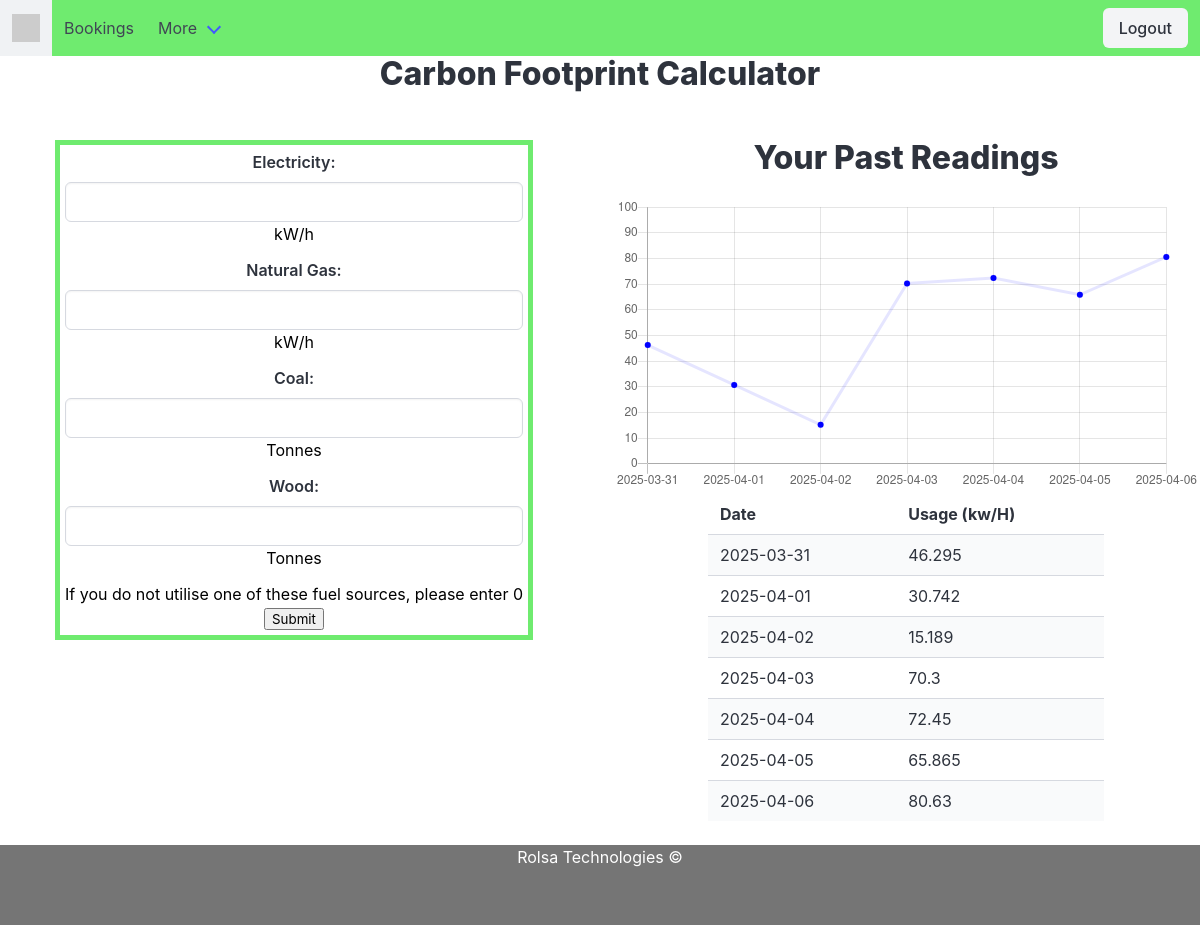
Page /carbon-footprint (signed in) on the committed database.
### tables this page shows
CREATE TABLE footprint (date DATE, user_ID INTEGER, usage DOUBLE);

### app.py (the view)
@app.route('/carbon-footprint')
@login_required
def footprint():
    con = sqlite3.connect('rolsa.db')
    con.row_factory = lambda cursor, row: row[0]
    cur = con.cursor()
    cur.execute("SELECT * FROM footprint WHERE user_ID = (?) AND date = (?)", (current_user.get_id(), date.today()))        # checks if there is a record for today
    completed = cur.fetchone()
    cur.execute("SELECT date FROM footprint WHERE user_ID = (?)", (current_user.get_id(),))     # fetches dates for use in chart in the footprint.html
    x = cur.fetchall()
    cur.execute("SELECT usage FROM footprint WHERE user_ID = (?)", (current_user.get_id(),))    # fetches footprint data for use in chart in the footprint.html
    y = cur.fetchall()
    if completed == None:       # depending on whether there is a record for today, the html page will load differently
        return render_template("footprint.html", x = x, y = y)
    else:
        return render_template("footprint.html", completed = True, x = x, y = y)

### app.py (called while the page is built)
@log_manager.user_loader        # loads user info such as id
def load_user(user_id):
   con = sqlite3.connect('rolsa.db')
   curs = con.cursor()
   curs.execute("SELECT * from login where user_ID = (?)",[user_id])
   liUser = curs.fetchone()
   if liUser is None:
      return None
   else:
      return User(int(liUser[0]), liUser[1], liUser[2])

### templates/footprint.html
{% extends 'base.html' %}
{% block content %}
<h1 class="title">Carbon Footprint Calculator</h1>
<br>
<div class="columns">
    <div class="column">
        {% if completed == True %}
            <h2 class="is-centered">You have registered your readings for today.</h2>
        {% else %}
            <form action="/carbon-footprint" method="POST" class="form">
                <div class="field">
                    <label for="electric" class="label">Electricity:</label>
                    <input type="number" name="electric" id="electric" class="input" required> <p>kW/h</p>
                </div>
                <div class="field">
                    <label for="gas" class="label">Natural Gas:</label>
                    <input type="number" name="gas" id="gas" class="input" required> <p>kW/h</p>
                </div>
                <div class="field">
                    <label for="coal" class="label">Coal:</label>
                    <input type="number" name="coal" id="coal" class="input" required> <p>Tonnes</p>
                </div>
                <div class="field">
                    <label for="wood" class="label">Wood:</label>
                    <input type="number" name="wood" id="wood" class="input" required> <p>Tonnes</p>
                </div>
                <p>If you do not utilise one of these fuel sources, please enter 0</p>
                <input type="submit" value="Submit">
            </form>
        {% endif %}
    </div>
    <div class="column">
        <h1 class="title">Your Past Readings</h1>
        <div>
            <canvas id="myChart" style="width:100%;max-width:600px" class="graph"></canvas>
        </div>
        <table class="table is-striped is-hoverable onethird div-is-centered">
            <tr>
                <th>Date</th>
                <th>Usage (kw/H)</th>
            </tr>
            {% for i in x %}
            <tr>
                <td>{{i}}</td>
                <td>{{y[loop.index0]}}</td>
            </tr>
            {% endfor %}
        </table>
    </div>
</div>
<script>
    const xValues = {{ x|tojson }};
    const yValues = {{ y|tojson }};
    new Chart("myChart", {
    type: "line",
    data: {
        labels: xValues,
        datasets: [{
        fill: false,
        lineTension: 0,
        backgroundColor: "rgba(0,0,255,1.0)",
        borderColor: "rgba(0,0,255,0.1)",
        data: yValues
        }]
    },
    options: {
        legend: {display: false},
        scales: {
        yAxes: [{ticks: {min: 0, max:100}}],
        }
    }
    });
</script>
{% endblock %}

### static/style.css (style rules this page uses)
* { margin: 0; box-sizing: border-box; text-decoration: none; color: black; }
body { padding: 0; margin: 0; min-height: 100vh; display: flex; flex-direction: column; }
.div-is-centered { margin: auto; }
.onethird { width: 33vw; }
.title { text-align: center; }
.form { text-align: center; border: 5px solid rgb(111, 235, 111); width: fit-content; margin: auto; padding: 5px 5px 5px 5px; }
.graph { margin: auto; }

### rows in the picture
footprint: date "2025-03-31", usage "46.295"
footprint: date "2025-04-01", usage "30.742"
footprint: date "2025-04-02", usage "15.189"
footprint: date "2025-04-03", usage "70.3"
footprint: date "2025-04-04", usage "72.45"
footprint: date "2025-04-05", usage "65.865"
footprint: date "2025-04-06", usage "80.63"

### other values in the picture
chart data {{ x|tojson }} ["2025-03-31", "2025-04-01", "2025-04-02", "2025-04-03", "2025-04-04", "2025-04-05", "2025-04-06"]
chart data {{ y|tojson }} [46.295, 30.742, 15.189, 70.3, 72.45, 65.865, 80.63]
